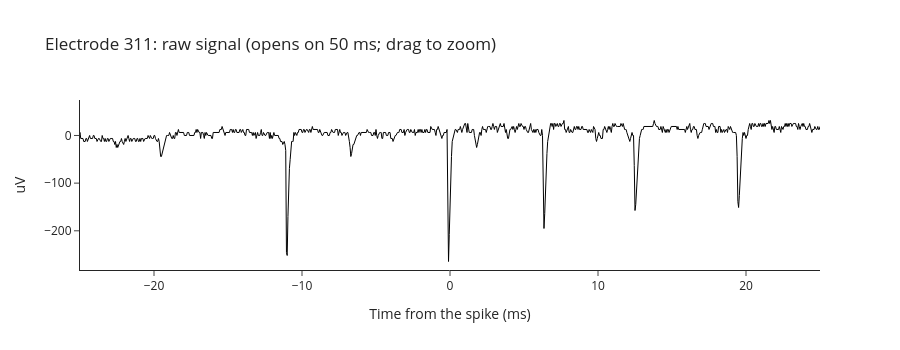

The cell this chart's notebook holds for it:
### Markdown cell above
Zoom in on **50 ms** around the largest spike of the busiest electrode. This
plot is **interactive**: it holds the whole 2 s, but opens on the 50 ms
around the spike.

- **drag a box** to zoom in further (e.g. onto the spike itself),
- **double-click** to zoom out to the full 2 s,
- **hover** over the trace to read time and voltage.

### Code cell
import plotly.graph_objects as go

ch = busy[0]                                                   # busiest electrode
on_ch = online[online["channel"] == ch]
t_online = on_ch.loc[on_ch["amplitude_uv"].idxmin(), "time"]   # its largest online spike

# 2 s of this electrode's raw signal around that spike; pin the exact spike
# time to the deepest point of the raw trough (the online time can be a few ms
# off, depending on the file format)
dur = recording.get_num_frames() / fs
t, raw = mea.get_traces(recording, max(t_online - 1, 0), min(t_online + 1, dur), channel_ids=[ch])
signal = raw[:, 0] - np.median(raw[:, 0])
near = np.abs(t - t_online) <= 0.05
t_spike = t[near][np.argmin(signal[near])]
ms = (t - t_spike) * 1e3                                        # time from the spike (ms)
fig = go.Figure(go.Scatter(x=ms.round(2), y=signal.round(1), mode="lines",
                           line=dict(color="black", width=1)))
fig.update_layout(title=f"Electrode {ch}: raw signal (opens on 50 ms; drag to zoom)",
                  xaxis_title="Time from the spike (ms)", yaxis_title="uV",
                  xaxis_range=[-25, 25], height=350, template="simple_white")
fig.show()

### Figure 1 — Plotly figure (JSON) as saved in the notebook; plotly's stock layout.template omitted (floating-point values rounded to 4 significant figures; data arrays with more than 128 entries replaced by an {"elided": "..."} marker saying what was removed)
{"data": [{"line": {"color": "black", "width": 1}, "mode": "lines", "type": "scatter", "x": {"elided": "40000 float values"}, "y": {"elided": "40000 float values"}}], "layout": {"height": 350, "title": {"text": "Electrode 311: raw signal (opens on 50 ms; drag to zoom)"}, "xaxis": {"range": [-25, 25], "title": {"text": "Time from the spike (ms)"}}, "yaxis": {"title": {"text": "uV"}}}}
